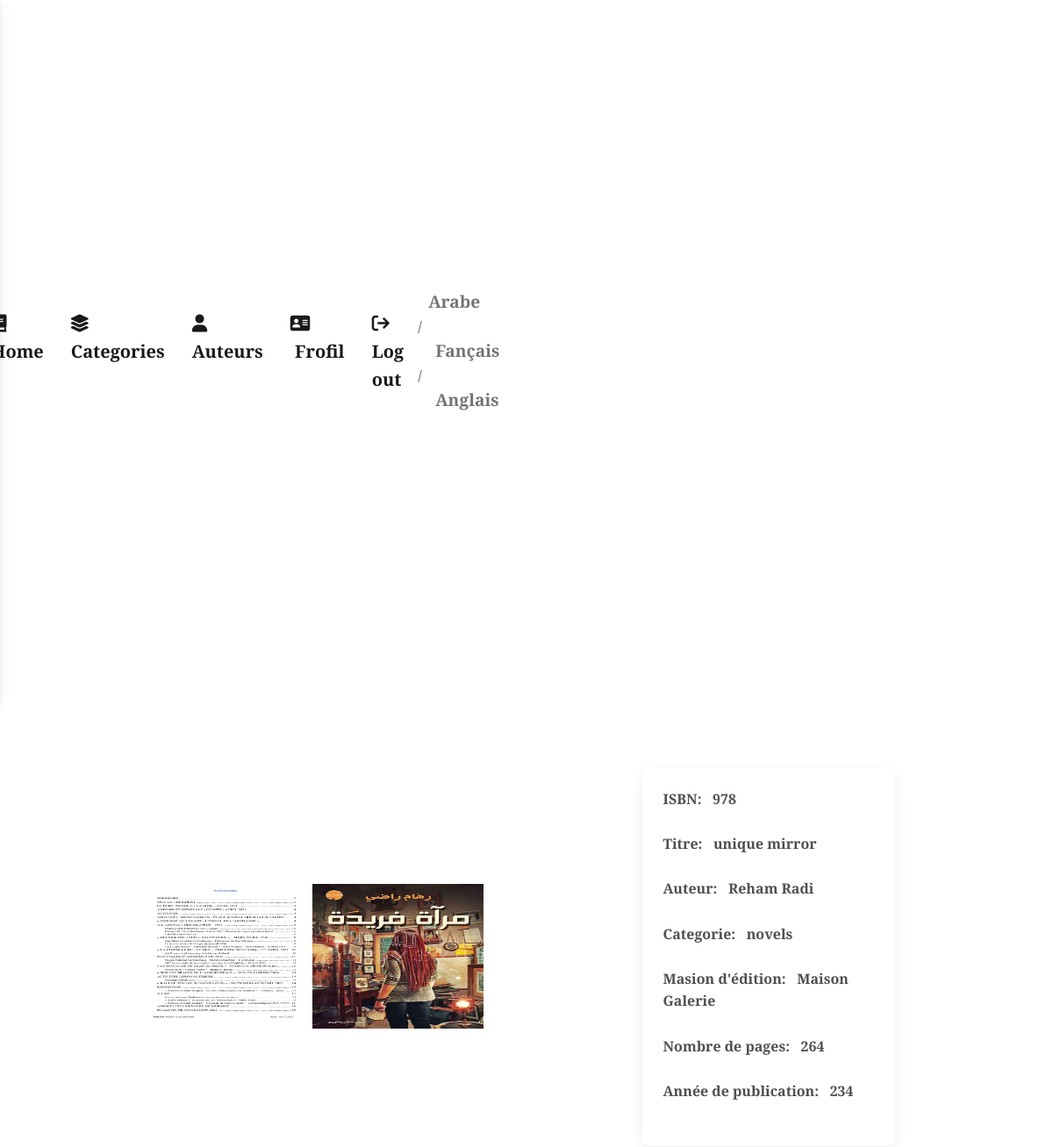
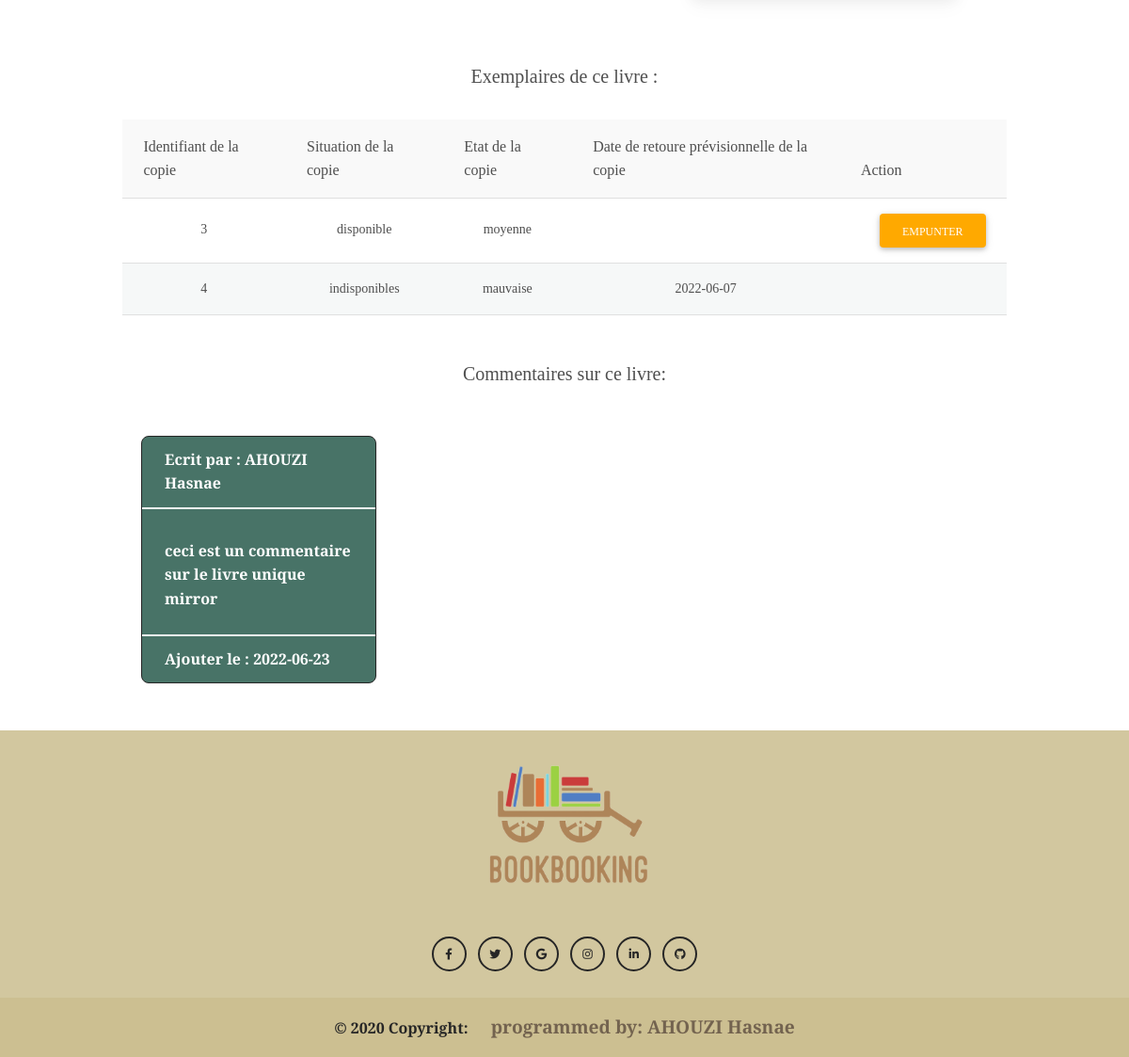
The app's page /copy.php?id=978 with its own data (2 pictures, top to bottom).
### tables this page shows
CREATE TABLE `livre` (
  `ISBN` int(11) NOT NULL,
  `couverture` varchar(255) NOT NULL,
  `Titre` varchar(255) NOT NULL,
  `Auteur` varchar(255) NOT NULL,
  `Maison_d_edition` varchar(255) NOT NULL,
  `Nbr_page` int(11) NOT NULL,
  `Sommaire` varchar(255) NOT NULL,
  `l_Edition` int(11) NOT NULL,
  `Id_Catégorie` int(11) NOT NULL
);

CREATE TABLE `categorie` (
  `Id_Catégorie` int(11) NOT NULL,
  `Libelle_Catégorie` varchar(11) NOT NULL
);

CREATE TABLE `copie` (
  `Id_Copie` int(11) NOT NULL,
  `Date_D'achat` date NOT NULL,
  `Etat_Copie` varchar(255) NOT NULL,
  `Réservé` tinyint(1) NOT NULL,
  `Présente` tinyint(1) NOT NULL,
  `empurnter` int(11) NOT NULL,
  `ISBN` int(11) NOT NULL
);

CREATE TABLE `emprunt` (
  `Nbr_Emprunt` int(11) NOT NULL,
  `Date_Prévisionnelle_De_Retour` date NOT NULL,
  `Date_Effective_De_Retour` date NOT NULL,
  `Id_Adhérent` int(11) NOT NULL,
  `Id_Copie` int(11) NOT NULL
);

CREATE TABLE `commentaire` (
  `Id_Commentaire` int(11) NOT NULL,
  `Date_Commentaire` date NOT NULL,
  `Detail_Commentaire` varchar(255) NOT NULL,
  `Notation` int(11) NOT NULL,
  `Nbr_Emprunt` int(11) NOT NULL
);

CREATE TABLE `adherent` (
  `Id_Adhérant` int(11) NOT NULL,
  `Nom` varchar(255) NOT NULL,
  `Prénom` varchar(255) NOT NULL,
  `CIN` varchar(255) NOT NULL,
  `Date_naissance` date NOT NULL,
  `Photo` varchar(255) NOT NULL,
  `Email` varchar(255) NOT NULL,
  `Téléphone` bigint(20) NOT NULL
);

### copy.php (the view, shortened to what this page needs)
<?php
include 'route.php';
include $tpm . 'connect.php';
include $tpl . 'header.inc';
?>
<?php
$id = $_GET['id'];
$result = mysqli_query($con, "SELECT * FROM livre WHERE ISBN = $id");
if (mysqli_num_rows($result) > 0) {
    $row = mysqli_fetch_array($result);
    $idc = $row["Id_Catégorie"];
    $reqq = mysqli_query($con, "SELECT * FROM categorie WHERE Id_Catégorie=$idc ");
    $roww = mysqli_fetch_array($reqq);
?>
    <div style="display: flex; justify-content: space-around; align-items: center; padding: 55px  80px  10px ; ">
        <div>
            <div style="display: flex; justify-content: space-around; align-items: center; ">
                <img src="./images/<?php echo $row["Sommaire"]; ?>" width="350px"> <br>
                <img src="./images/<?php echo $row["couverture"] ?>" width="350px"> <br>
            </div>
        </div>
        <div class="card" style="width: 18rem;">
            <div class="card-body">
                <p class="card-text">
                    <b>ISBN:</b> &nbsp; <?php echo $row["ISBN"]; ?><br><br>
                    <b>Titre: </b> &nbsp; <?php echo $row["Titre"]; ?> <br><br>
                    <b>Auteur: </b> &nbsp; <?php echo $row["Auteur"]; ?> <br><br>
                    <b>Categorie: </b> &nbsp; <?php echo $roww["Libelle_Catégorie"]; ?><br><br>
                    <b>Masion d'édition: </b> &nbsp; <?php echo $row["Maison_d_edition"]; ?><br><br>
                    <b>Nombre de pages:</b> &nbsp; <?php echo $row["Nbr_page"]; ?><br><br>
                    <b>Année de publication:</b> &nbsp; <?php echo $row["l_Edition"]; ?><br><br>
                </p>
            </div>
        </div>
    </div>
<?php } ?>
<div style="margin: 40px 130px;">
    <h5 style="text-align: center;">Exemplaires de ce livre :</h5><br>
    <table class="table align-middle mb-0 bg-white">
        <thead class="bg-light">
            <tr>
            <th>Identifiant de la copie</th>
                <th>Situation de la copie</th>
                <th>Etat de la copie</th>
                <th>Date de retoure prévisionnelle de la copie</th>
                <th>Action</th>
            </tr>
        </thead>
        <tbody>
            <?php
            $req = mysqli_query($con, "SELECT * FROM copie WHERE ISBN=$id ORDER BY Id_Copie  ASC");
            if (mysqli_num_rows($req) > 0) {
                while ($rew = mysqli_fetch_array($req)) {
                    if ($rew["Présente"] == '1' && $rew["Réservé"] == '0' && $rew["empurnter"] == '0') {
            ?>
                        <tr>
                            <td>
                                <?php echo $rew["Id_Copie"]; ?> <br>
                            </td>
                            <td>disponible </td>
                            <td>
                                <?php echo $rew["Etat_Copie"]; ?> <br>
                            </td>
                            <td></td>
                            <td>
                                <a href="reserver.php?id=<?= $rew["Id_Copie"]; ?>" class="btn btn-warning ">
                                    Empunter
                                </a>
                            </td>
                        </tr>
            <?php }
                }
            } ?>
            <?php
            $req = mysqli_query($con, "SELECT * FROM copie WHERE ISBN=$id ORDER BY Id_Copie  ASC");
            if (mysqli_num_rows($req) > 0) {
                while ($rew = mysqli_fetch_array($req)) {
                        if ($rew["Réservé"] == '1' || $rew["empurnter"] == '1') {
                            $idcp = $rew["Id_Copie"];
                            $raqq = mysqli_query($con, "SELECT * FROM emprunt WHERE Id_Copie=$idcp ");
                            if (mysqli_num_rows($raqq) > 0) {
                                $raww = mysqli_fetch_array($raqq);
            ?>
                                <tr>
                                    <td>
                                        <?php echo $rew["Id_Copie"]; ?> <br>
                                    </td>
                                    <td>indisponibles </td>
                                    <td>
                                        <?php echo $rew["Etat_Copie"]; ?> <br>
                                    </td>
                                    <td>
                                        <?php echo $raww["Date_Prévisionnelle_De_Retour"]; ?> <br>
                                    </td>
                                    <td></td>
                                </tr>
            <?php }
                        }
                    }
                }
            ?>
        </tbody>
    </table>
</div>
<div style="margin: 50px 130px;">
    <h5 style="text-align: center;">Commentaires sur ce livre:</h5><br>
    <?php $reqs = mysqli_query($con, "SELECT * FROM commentaire ORDER BY Id_Commentaire  ASC");
    if (mysqli_num_rows($reqs) > 0) {
        while ($rews = mysqli_fetch_array($reqs)) {
            $idcr = $rews["Nbr_Emprunt"];
            $reqq = mysqli_query($con, "SELECT * FROM emprunt WHERE Nbr_Emprunt =$idcr ");
            $roww = mysqli_fetch_array($reqq);
            $cpy = $roww["Id_Copie"];
            $adr = $roww["Id_Adhérent"];
            $rtqq = mysqli_query($con, "SELECT * FROM copie WHERE Id_Copie = $cpy ");
            $rtw = mysqli_fetch_array($rtqq);
            $reqq = mysqli_query($con, "SELECT * FROM adherent WHERE Id_Adhérant = $adr ");
            $roww = mysqli_fetch_array($reqq);
            if ($rtw["ISBN"] == $row["ISBN"]) {
    ?>
                <div class="cards" >
                    <div class="card border border-dark shadow-0 " style="background-color: #487367; color:#fff;">
                        <div class="card-header">
                            <b>Ecrit par : <?php echo $roww["Nom"];
                                            echo  $roww["Prénom"]; ?></b>
                        </div>
                        <div class="card-body">
                            <p class="card-text">
                                <?php echo $rews["Detail_Commentaire"];  ?>
                            </p>
                        </div>
                        <div class="card-footer">
                            <b>Ajouter le : <?php echo $rews["Date_Commentaire"];  ?> </b>
                        </div>
                    </div>
                </div>
    <?php }
        }
    }
    ?>
</div>
<?php
include $tpl . 'footer.inc';
?>

### admin/css/admin.css (style rules this page uses)
* { margin: 0; padding: 0; box-sizing: border-box; font-family: 'Alegreya', serif; font-weight: bold; }
body { min-height: 100vh; background-color: #fff; }
img { height: 165px; width: 195px; }
a { font-size: larger; font-weight: bold; margin-left: 20px; }
.navbar { width: 280px; height: 100vh; position: fixed; margin-left: -280px; background-color: #9CD9C8; transition: 0.4s; }
.nav-link { font-size: 1.25em; margin-left: 15px; color: #487367; }
table { border-collapse:collapse; color: #404040; }
th { font-size: 16px; border-bottom: 3px solid #ffcb61; padding: 5px 20px; font-weight: 500; }
td { font-weight: 400; padding: 5px 30px; font-size: 14px; text-align: center; }
tr:nth-child(2n) { background-color: #f6f8f8; }
tr:nth-child(2n) td { border-bottom: 1px solid #e0e0e0; border-top: 1px solid #e0e0e0; }

### css.css (style rules this page uses)
body { margin: 0; padding: 0; box-sizing: border-box; font-family: 'Alegreya', serif; font-weight: bold; background-color: #e3f2fd; }
.card { margin: 20px; width: 250px; height: auto; }
nav { z-index: 4; }

### records on screen
livre: Sommaire (picture), couverture (picture), ISBN "978", Titre "unique mirror", Auteur "Reham Radi", Maison_d_edition "Maison Galerie", Nbr_page "264", l_Edition "234"
categorie: Libelle_Catégorie "novels"
copie: Id_Copie "3", Etat_Copie "moyenne"
copie: Id_Copie "4", Etat_Copie "mauvaise", emprunt.Date_Prévisionnelle_De_Retour "2022-06-07"
commentaire: adherent.Nom "AHOUZI", adherent.Prénom "Hasnae", Detail_Commentaire "ceci est un commentaire sur le livre unique mirror", Date_Commentaire "2022-06-23"
